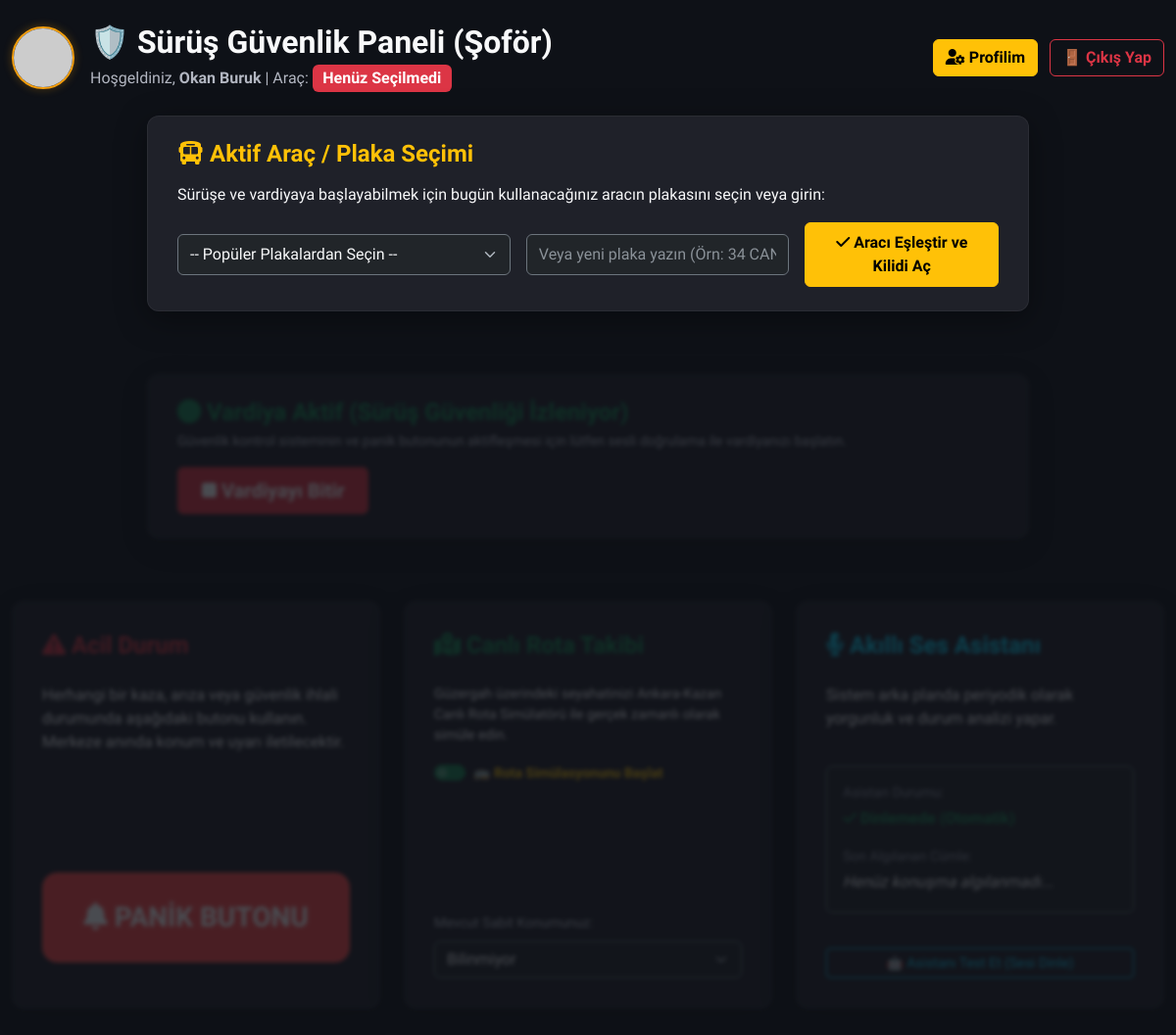
/index (signed in), run on an earlier commit of the app's database.
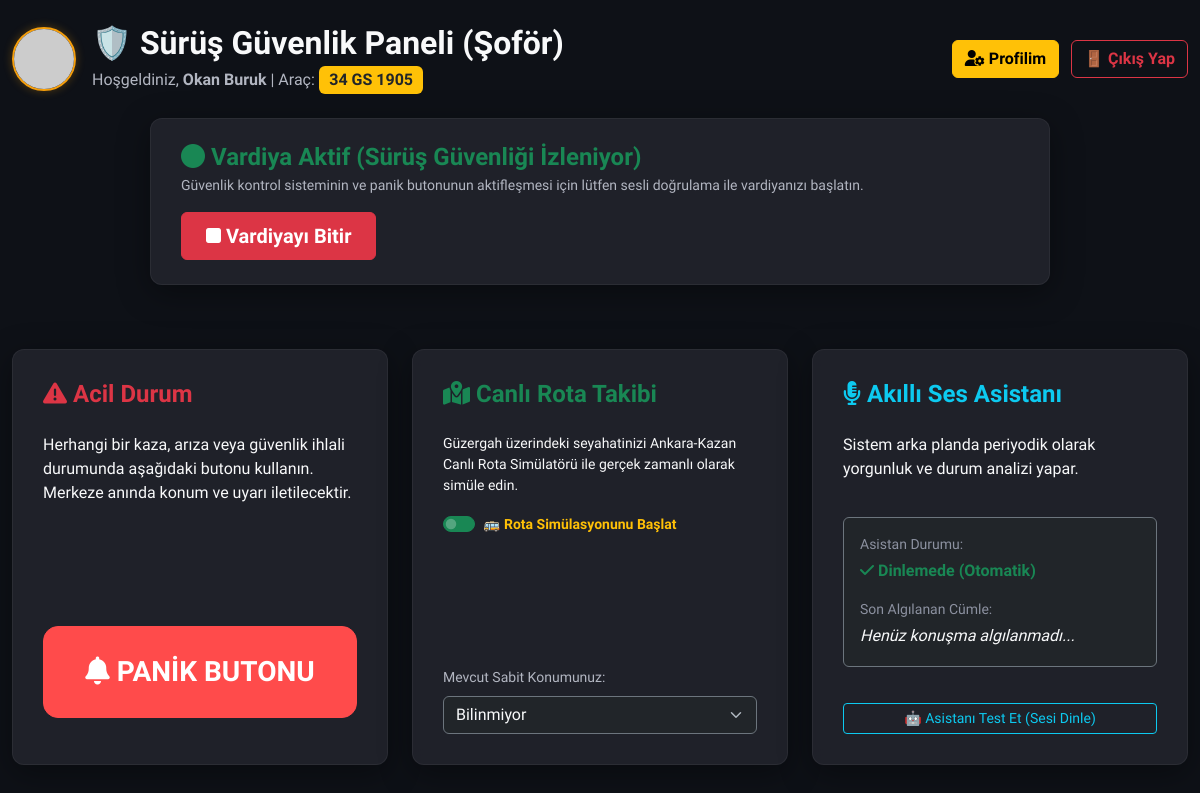
And on a later commit of the database.
### app/models.py (models this page shows, shortened)
class Sofor(UserMixin, db.Model):
    __tablename__ = 'soforler'
    id: Mapped[int] = mapped_column(primary_key=True, autoincrement=True)
    ad: Mapped[str] = mapped_column(String(100), nullable=False)
    soyad: Mapped[str] = mapped_column(String(100), nullable=False)
    kullanici_adi: Mapped[str] = mapped_column(String(100), nullable=False, unique=True)
    email: Mapped[Optional[str]] = mapped_column(String(120), unique=True)
    arac_plaka: Mapped[Optional[str]] = mapped_column(String(50), nullable=True)
    sifre_hash: Mapped[str] = mapped_column(String(255), nullable=False)
    sifre_plain: Mapped[Optional[str]] = mapped_column(String(255))
    reset_token: Mapped[Optional[str]] = mapped_column(String(100))
    reset_token_expiry: Mapped[Optional[str]] = mapped_column(String(50))
    profil_resmi: Mapped[Optional[str]] = mapped_column(String(255), nullable=True)
    alarmlar: Mapped[List["Alarm"]] = relationship(back_populates="sofor")
    ses_loglari: Mapped[List["SesLog"]] = relationship(back_populates="sofor")
    vardiya_kayitlari: Mapped[List["VardiyaSesKaydi"]] = relationship(back_populates="sofor")
    yorumlar: Mapped[List["YolcuYorum"]] = relationship(back_populates="sofor")
    konum: Mapped[Optional["AracKonum"]] = relationship(back_populates="sofor", uselist=False)

### app/main/routes.py (the view)
@bp.route('/index')
@login_required
def index():
    son_shift = db.session.scalar(
        db.select(VardiyaSesKaydi)
        .filter_by(sofor_id=current_user.id)
        .order_by(VardiyaSesKaydi.id.desc())
    )
    vardiya_aktif = False
    if son_shift and son_shift.baslangic_metni and not son_shift.bitis_metni:
        vardiya_aktif = True
    return render_template('index.html', title='Şoför Paneli', vardiya_aktif=vardiya_aktif)

### app/models.py (called while the page is built)
@login.user_loader
def load_user(id):
    return db.session.get(Sofor, int(id))

### app/templates/index.html (shortened to what this page needs)
{% extends "base.html" %}
{% block content %}
<div class="row align-items-center mb-4">
    <div class="col-md-9 d-flex align-items-center gap-3">
        <div style="width: 64px; height: 64px; border-radius: 50%; overflow: hidden; border: 2px solid #f59e0b; box-shadow: 0 0 10px rgba(245, 158, 11, 0.3); flex-shrink: 0;">
            {% if current_user.profil_resmi %}
                <img src="{{ url_for('static', filename='uploads/avatars/' + current_user.profil_resmi) }}" alt="PP" style="width: 100%; height: 100%; object-fit: cover;">
            {% else %}
                <img src="https://ui-avatars.com/api/?name={{ current_user.ad }}+{{ current_user.soyad }}&background=f59e0b&color=fff&size=100&bold=true" alt="PP" style="width: 100%; height: 100%; object-fit: cover;">
            {% endif %}
        </div>
        <div>
            <h2 class="fw-bold text-light mb-1">🛡️ Sürüş Güvenlik Paneli (Şoför)</h2>
            <p class="text-secondary mb-0">
                Hoşgeldiniz, <b>{{ current_user.ad }} {{ current_user.soyad }}</b> |
                Araç:
                {% if current_user.arac_plaka %}
                    <span class="badge bg-warning text-dark fs-6">{{ current_user.arac_plaka }}</span>
                {% else %}
                    <span class="badge bg-danger fs-6">Henüz Seçilmedi</span>
                {% endif %}
            </p>
        </div>
    </div>
    <div class="col-md-3 text-end">
        <a href="{{ url_for('main.profil') }}" class="btn btn-warning fw-bold me-2"><i class="fa-solid fa-user-gear"></i> Profilim</a>
        <a href="{{ url_for('auth.logout') }}" class="btn btn-outline-danger fw-bold">🚪 Çıkış Yap</a>
    </div>
</div>
{% if not current_user.arac_plaka %}
<div class="row">
    <div class="col-12 mb-4">
        <div class="streamlit-container mt-0 py-4 premium-card">
            <h4 class="text-warning fw-bold mb-3"><i class="fa-solid fa-bus"></i> Aktif Araç / Plaka Seçimi</h4>
            <p class="text-light">Sürüşe ve vardiyaya başlayabilmek için bugün kullanacağınız aracın plakasını seçin veya girin:</p>
            <form action="{{ url_for('main.arac_plaka_sec') }}" method="post" class="row g-3 align-items-center">
                <div class="col-md-5">
                    <select name="secilen_hazir_plaka" class="form-select bg-dark text-light border-secondary py-2 fs-6">
                        <option value="">-- Popüler Plakalardan Seçin --</option>
                    </select>
                </div>
                <div class="col-md-4">
                    <input type="text" name="yeni_plaka" class="form-control bg-dark text-light border-secondary py-2 fs-6" placeholder="Veya yeni plaka yazın (Örn: 34 CAN 34)">
                </div>
                <div class="col-md-3">
                    <button type="submit" class="btn btn-warning fw-bold w-100 py-2 fs-6"><i class="fa-solid fa-check"></i> Aracı Eşleştir ve Kilidi Aç</button>
                </div>
            </form>
        </div>
    </div>
</div>
{% endif %}
<div class="row {% if not current_user.arac_plaka %}shift-locked{% endif %}">
    <div class="col-12 mb-4">
        <div class="streamlit-container mt-0 py-4 premium-card">
            <div class="d-flex align-items-center justify-content-between flex-wrap gap-3">
                <div>
                    <h4 class="fw-bold mb-1 {% if vardiya_aktif %}text-success{% else %}text-warning{% endif %}" id="vardiyaDurumBaslik">
                        <i class="fa-solid fa-circle {% if vardiya_aktif %}fa-pulse{% endif %}"></i>
                        {% if vardiya_aktif %}Vardiya Aktif (Sürüş Güvenliği İzleniyor){% else %}Vardiya Kapalı (Sürüş Bekleniyor){% endif %}
                    </h4>
                    <p class="text-secondary small mb-0">Güvenlik kontrol sisteminin ve panik butonunun aktifleşmesi için lütfen sesli doğrulama ile vardiyanızı başlatın.</p>
                </div>
                <div>
                    {% if not vardiya_aktif %}
                        <button id="btnVardiyaBaslat" class="btn btn-warning fw-bold px-4 py-2 fs-5"><i class="fa-solid fa-play"></i> Vardiyayı Başlat</button>
                    {% else %}
                        <button id="btnVardiyaBitir" class="btn btn-danger fw-bold px-4 py-2 fs-5"><i class="fa-solid fa-stop"></i> Vardiyayı Bitir</button>
                    {% endif %}
                </div>
            </div>
        </div>
    </div>
</div>
<div class="row {% if not vardiya_aktif or not current_user.arac_plaka %}shift-locked{% endif %}" id="driverDashboardGrid">
    <div class="col-lg-4 col-md-6 mb-4">
        <div class="streamlit-container h-100 mt-0 premium-card d-flex flex-column">
            <h4 class="text-danger fw-bold mb-4"><i class="fa-solid fa-triangle-exclamation"></i> Acil Durum</h4>
            <p class="text-light">Herhangi bir kaza, arıza veya güvenlik ihlali durumunda aşağıdaki butonu kullanın. Merkeze anında konum ve uyarı iletilecektir.</p>
            <div class="stButton mt-auto pt-4">
                <button id="btnPanik" class="btn btn-lg py-4 fs-3 w-100" style="border-radius: 15px;"><i class="fa-solid fa-bell"></i> PANİK BUTONU</button>
            </div>
        </div>
    </div>
    <div class="col-lg-4 col-md-6 mb-4">
        <div class="streamlit-container h-100 mt-0 premium-card d-flex flex-column">
            <h4 class="text-success fw-bold mb-4"><i class="fa-solid fa-map-location-dot"></i> Canlı Rota Takibi</h4>
            <p class="text-light small mb-3">Güzergah üzerindeki seyahatinizi Ankara-Kazan Canlı Rota Simülatörü ile gerçek zamanlı olarak simüle edin.</p>
            <div class="form-check form-switch mb-3">
                <input class="form-check-input bg-success border-success" type="checkbox" role="switch" id="chkSimulasyon">
                <label class="form-check-label text-warning fw-bold small" for="chkSimulasyon">🚌 Rota Simülasyonunu Başlat</label>
            </div>
            <div id="manuelKonumSecimi" class="mt-auto">
                <label for="selectKonum" class="form-label text-secondary small mb-2">Mevcut Sabit Konumunuz:</label>
                <select id="selectKonum" class="form-select bg-dark text-light border-secondary">
                    <option value="Bilinmiyor">Bilinmiyor</option>
                </select>
            </div>
        </div>
    </div>
    <div class="col-lg-4 col-md-12 mb-4">
        <div class="streamlit-container h-100 mt-0 premium-card d-flex flex-column">
            <h4 class="text-info fw-bold mb-4"><i class="fa-solid fa-microphone-lines"></i> Akıllı Ses Asistanı</h4>
            <p class="text-light">Sistem arka planda periyodik olarak yorgunluk ve durum analizi yapar.</p>
            <div class="bg-dark p-3 rounded border border-secondary mb-3 mt-auto" style="min-height: 150px;">
                <p class="text-muted small mb-1">Asistan Durumu:</p>
                <div id="botStatus" class="text-success fw-bold"><i class="fa-solid fa-check"></i> Dinlemede (Otomatik)</div>
                <p class="text-muted small mt-3 mb-1">Son Algılanan Cümle:</p>
                <div id="sonMetin" class="text-light fst-italic">Henüz konuşma algılanmadı...</div>
            </div>
            <button id="btnTestSes" class="btn btn-outline-info w-100 btn-sm mt-auto">🤖 Asistanı Test Et (Sesi Dinle)</button>
        </div>
    </div>
</div>
{% endblock %}

### app/templates/base.html (shortened to what this page needs)
<!DOCTYPE html>
<html lang="tr" data-bs-theme="dark">
<head>
    <link href="https://cdn.jsdelivr.net/npm/bootstrap@5.3.0/dist/css/bootstrap.min.css" rel="stylesheet">
    <link rel="stylesheet" href="https://cdnjs.cloudflare.com/ajax/libs/font-awesome/6.4.0/css/all.min.css">
</head>
<body>
    <div class="container-fluid py-4">
        {% block content %}{% endblock %}
    </div>
</body>
</html>

### app/templates/base.html (style rules this page uses)
body { background-color: #0e1117; color: #fafafa; font-family: 'Plus Jakarta Sans', 'Outfit', 'Segoe UI', Tahoma, Geneva, Verdana, sans-serif; }
.streamlit-container { max-width: 900px; margin: 40px auto; padding: 30px; background-color: #262730; border-radius: 10px; box-shadow: 0 4px 6px rgba(0,0,0,0.3); }
.stButton>button { width: 100%; border-radius: 4px; border: 1px solid #ff4b4b; background-color: #ff4b4b; color: white; font-weight: bold; padding: 0.5rem 1rem; transition: all 0.3s; }
.text-secondary { color: #b2b6c1 !important; }
.text-muted { color: #8c91a0 !important; }

### app/templates/index.html (style rules this page uses)
.premium-card { background: rgba(38, 39, 48, 0.75); backdrop-filter: blur(10px); border: 1px solid rgba(255, 255, 255, 0.05); border-radius: 12px; box-shadow: 0 8px 32px rgba(0, 0, 0, 0.37); }

What changed in the data, as far as the page shows it:
changed Sofor "Okan": arac_plaka (not shown) → "34 GS 1905"
Also different on the page:
form field secilen_hazir_plaka: "-- Popüler Plakalardan Seçin --" → (not shown)
text no longer shown: "Henüz Seçilmedi Aktif Araç / Plaka Seçimi Sürüşe ve vardiyaya başlayabilmek için bugün kullanacağınız aracın plakasını seçin veya girin: Aracı Eşleştir ve Kilidi Aç"
text now shown: "Vardiya Aktif (Sürüş Güvenliği İzleniyor) Güvenlik kontrol sisteminin ve panik butonunun aktifleşmesi için lütfen sesli doğrulama ile vardiyanızı başlatın. Acil Durum Canlı Rota Takibi Mevcut Sabit Konumunuz: Asistan Durumu: Dinlemede (Otomatik) Son Algılanan Cümle:"
